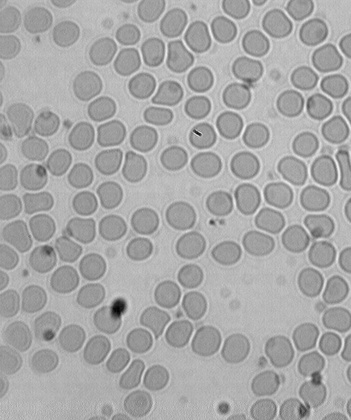
%> input picture cellules.jpg, 351 x 420 px, shrunk from 782 x 937 before the run
$ octave TP1_1.m   (GNU Octave 9; MATLAB toolbox functions it lacks are replaced by stand-ins)
%> lines starting %> are read from the running program, lines starting %| are printed output that depends on the picture; in (x1, y1, x2, y2) boxes, pixels count from 0 and x2, y2 are one past the last pixel; in counts of white or black regions, pixels touching at a corner belong together; the program's own positions count from 1
### var_inter.m
function [V,s]=var_inter(H)
N=sum(H);%taille de l'image=nombre de pixel= L*l
SommeH=0;

%moyenne de H
for j=1:length(H)
    SommeH=SommeH+(j-1)*H(j);
end
MH=(1/N)*SommeH;
V=zeros(256,1);
for i=1:256
    P0=sum(H(1:i))/N;
    P1=1-P0;
    %moyenne M0 et M1
    SommeP0=0;
    SommeP1=0;
    for n=1:i
        SommeP0=SommeP0+(n-1)*H(n);
    end
    for n=i+1:256
        SommeP1=SommeP1+(n-1)*H(n);
    end
    M0= SommeP0/sum(H(1:i));
    M1= SommeP1/sum(H(i+1:256));

    V(i)=P0*(MH-M0)^2+P1*(MH-M1)^2;
end
s=find(V==max(V));
figure(4);
plot(V);
end

### TP1_1.m
close all;
clear all;

Img=imread('cellules.jpg');
%> Img is the input picture: size 420x351x3 uint8; min 1, max 239, mean 167.8
% figure(1);
% imshow(Img);

Imgray=rgb2gray(Img);
% figure(2);
% imshow(Imgray);

figure(3);
H=imhist(Imgray,256);
%> H = 256 values, max 4145 at index 183, min 0 at index 1, mean 575.9
bar(H);
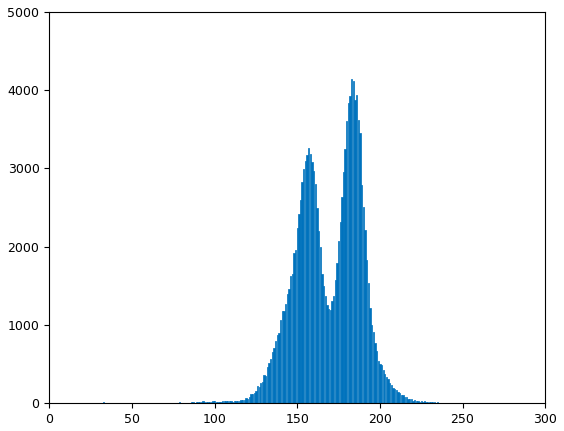
%> figure redrawn from the program's plot data; tallest bar 4145 high, from x = 182.6 to 183.4

[V,s]=var_inter(H);
%> in var_inter, `N=sum(H);%taille de l'image=nombre de pixel= L*l`: N = 147420
%> the loop in var_inter, `for j=1:length(H)` made 256 passes
%> SommeH on passes 1 to 3: 0, 1, 3
%> after the loop in var_inter, `for j=1:length(H)`: SommeH = 24742161
%> in var_inter, `MH=(1/N)*SommeH;`: MH = 167.8
%> the loop in var_inter, `for i=1:256` made 256 passes
%> (P0, P1, M0, M1) on passes 1 to 3: (0, 1, NaN, 167.8), (6.78e-06, 1, 1, 167.8), (1.36e-05, 1, 1.5, 167.8)
%> in var_inter, `s=find(V==max(V));`: s = 168
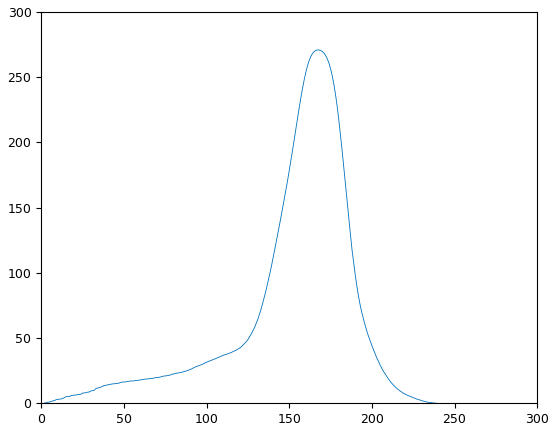
%> figure redrawn from the program's plot data; highest point at x = 168, y = 270.9
%> s = 168

figure(5);
BW=im2bw(Imgray,s/255);
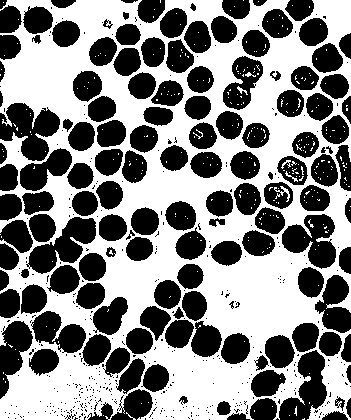
%> BW: size 420x351 logical; 51.3% white; 519 black regions (380 under 20 px), largest, box (x1, y1, x2, y2) and area: (0, 103, 60, 161) 2062, (26, 217, 96, 274) 1874, (282, 214, 336, 269) 1804
imshow(BW);
% [32 lines of commented-out code are left out]
